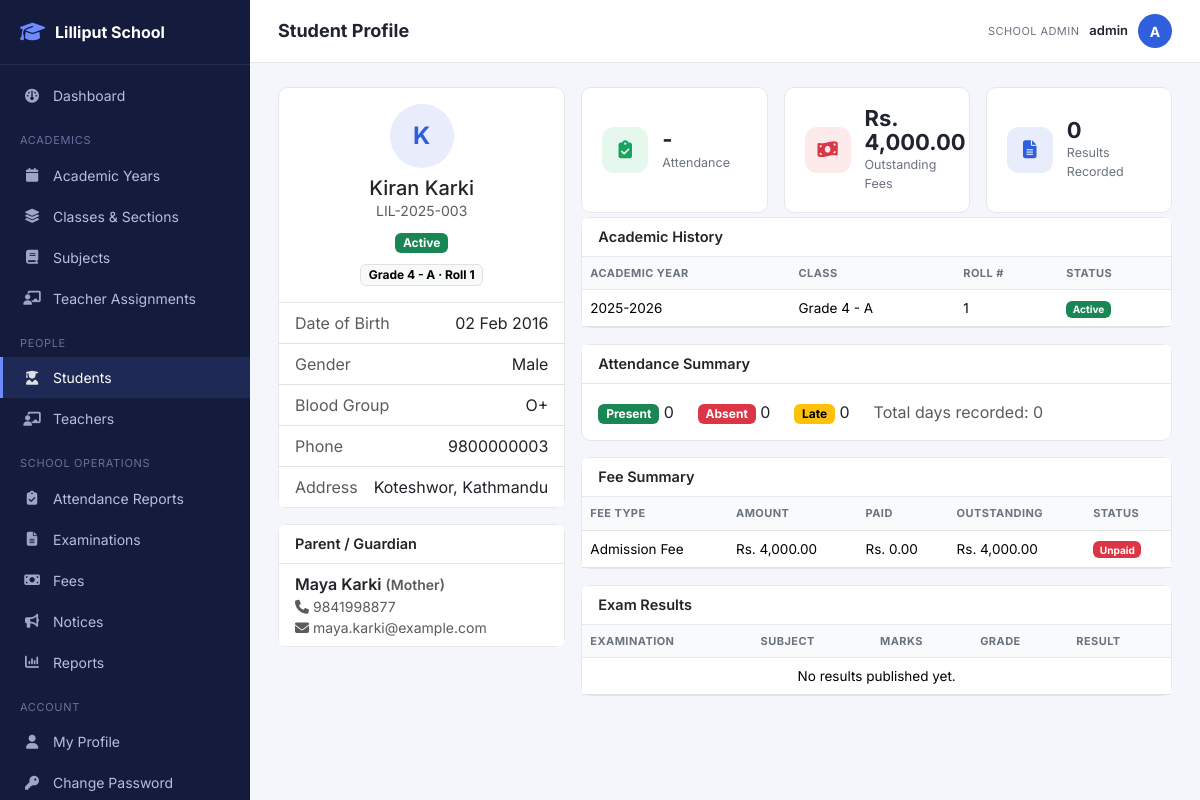
The app's page /admin/student_view.php?id=3 (signed in) with its own data.
### tables this page shows
CREATE TABLE students (
    id INT AUTO_INCREMENT PRIMARY KEY,
    user_id INT NULL UNIQUE,                
    admission_number VARCHAR(30) NOT NULL UNIQUE,
    first_name VARCHAR(60) NOT NULL,
    middle_name VARCHAR(60) NULL,
    last_name VARCHAR(60) NOT NULL,
    dob DATE NULL,
    gender ENUM('male','female','other') NOT NULL,
    blood_group VARCHAR(5) NULL,
    photo VARCHAR(255) NULL,
    address VARCHAR(255) NULL,
    phone VARCHAR(20) NULL,
    email VARCHAR(120) NULL,
    emergency_contact_name VARCHAR(100) NULL,
    emergency_contact_relation VARCHAR(40) NULL,
    emergency_contact_phone VARCHAR(20) NULL,
    status ENUM('active','inactive','transferred','graduated','left') NOT NULL DEFAULT 'active',
    created_at DATETIME NOT NULL DEFAULT CURRENT_TIMESTAMP,
    FOREIGN KEY (user_id) REFERENCES users(id) ON DELETE SET NULL
);

CREATE TABLE student_enrollments (
    id INT AUTO_INCREMENT PRIMARY KEY,
    student_id INT NOT NULL,
    academic_year_id INT NOT NULL,
    class_section_id INT NOT NULL,
    roll_number VARCHAR(10) NULL,
    admission_date DATE NULL,
    status ENUM('active','promoted','transferred','graduated','left') NOT NULL DEFAULT 'active',
    remarks VARCHAR(255) NULL,
    UNIQUE KEY uq_student_year (student_id, academic_year_id),
    FOREIGN KEY (student_id) REFERENCES students(id) ON DELETE CASCADE,
    FOREIGN KEY (academic_year_id) REFERENCES academic_years(id) ON DELETE CASCADE,
    FOREIGN KEY (class_section_id) REFERENCES class_sections(id) ON DELETE CASCADE
);

CREATE TABLE classes (
    id INT AUTO_INCREMENT PRIMARY KEY,
    name VARCHAR(30) NOT NULL UNIQUE,
    sort_order INT NOT NULL DEFAULT 0
);

CREATE TABLE sections (
    id INT AUTO_INCREMENT PRIMARY KEY,
    name VARCHAR(10) NOT NULL UNIQUE
);

CREATE TABLE student_guardians (
    id INT AUTO_INCREMENT PRIMARY KEY,
    student_id INT NOT NULL,
    guardian_id INT NOT NULL,
    relationship VARCHAR(30) NOT NULL DEFAULT 'Guardian',
    is_primary TINYINT(1) NOT NULL DEFAULT 1,
    UNIQUE KEY uq_student_guardian (student_id, guardian_id),
    FOREIGN KEY (student_id) REFERENCES students(id) ON DELETE CASCADE,
    FOREIGN KEY (guardian_id) REFERENCES guardians(id) ON DELETE CASCADE
);

CREATE TABLE guardians (
    id INT AUTO_INCREMENT PRIMARY KEY,
    user_id INT NULL UNIQUE,                
    first_name VARCHAR(60) NOT NULL,
    last_name VARCHAR(60) NOT NULL,
    phone VARCHAR(20) NULL,
    email VARCHAR(120) NULL,
    address VARCHAR(255) NULL,
    FOREIGN KEY (user_id) REFERENCES users(id) ON DELETE SET NULL
);

CREATE TABLE academic_years (
    id INT AUTO_INCREMENT PRIMARY KEY,
    name VARCHAR(20) NOT NULL UNIQUE,
    start_date DATE NOT NULL,
    end_date DATE NOT NULL,
    is_active TINYINT(1) NOT NULL DEFAULT 0
);

CREATE TABLE student_fees (
    id INT AUTO_INCREMENT PRIMARY KEY,
    student_id INT NOT NULL,
    fee_type_id INT NOT NULL,
    academic_year_id INT NOT NULL,
    amount DECIMAL(10,2) NOT NULL,
    discount DECIMAL(10,2) NOT NULL DEFAULT 0,
    fine DECIMAL(10,2) NOT NULL DEFAULT 0,
    due_date DATE NULL,
    status ENUM('unpaid','partial','paid') NOT NULL DEFAULT 'unpaid',
    created_at DATETIME NOT NULL DEFAULT CURRENT_TIMESTAMP,
    FOREIGN KEY (student_id) REFERENCES students(id) ON DELETE CASCADE,
    FOREIGN KEY (fee_type_id) REFERENCES fee_types(id) ON DELETE CASCADE,
    FOREIGN KEY (academic_year_id) REFERENCES academic_years(id) ON DELETE CASCADE,
    INDEX idx_fee_student_status (student_id, status)
);

CREATE TABLE fee_types (
    id INT AUTO_INCREMENT PRIMARY KEY,
    name VARCHAR(80) NOT NULL,
    description VARCHAR(255) NULL,
    status ENUM('active','inactive') NOT NULL DEFAULT 'active'
);

### admin/student_view.php (the view, shortened to what this page needs)
<?php
$id = (int)($_GET['id'] ?? 0);
$db = Database::connection();
$stmt = $db->prepare('SELECT * FROM students WHERE id = :id');
$stmt->execute(['id' => $id]);
$student = $stmt->fetch();
$history = $db->prepare("
    SELECT se.*, ay.name AS year_name, c.name AS class_name, sec.name AS section_name
    FROM student_enrollments se
    JOIN academic_years ay ON ay.id = se.academic_year_id
    JOIN class_sections cs ON cs.id = se.class_section_id
    JOIN classes c ON c.id = cs.class_id
    JOIN sections sec ON sec.id = cs.section_id
    WHERE se.student_id = :id
    ORDER BY ay.start_date ASC
");
$history->execute(['id' => $id]);
$history = $history->fetchAll();
$current = $history[count($history) - 1] ?? null;
$guardians = $db->prepare("
    SELECT g.*, sg.relationship, sg.is_primary
    FROM student_guardians sg JOIN guardians g ON g.id = sg.guardian_id
    WHERE sg.student_id = :id
");
$guardians->execute(['id' => $id]);
$guardians = $guardians->fetchAll();
$att = ['present' => 0, 'absent' => 0, 'late' => 0];
$attTotal = array_sum($att);
$attPct = $attTotal > 0 ? round(($att['present'] + $att['late']) / $attTotal * 100, 1) : null;
$fees = $db->prepare("
    SELECT sf.*, ft.name AS fee_type_name,
        (SELECT COALESCE(SUM(p.amount),0) FROM payments p WHERE p.student_fee_id = sf.id) AS paid
    FROM student_fees sf JOIN fee_types ft ON ft.id = sf.fee_type_id
    WHERE sf.student_id = :id ORDER BY sf.due_date
");
$fees->execute(['id' => $id]);
$fees = $fees->fetchAll();
$totalBilled = 0; $totalPaid = 0;
foreach ($fees as $f) {
    $totalBilled += $f['amount'] - $f['discount'] + $f['fine'];
    $totalPaid += $f['paid'];
}
$results = $db->prepare("
    SELECT e.name AS exam_name, subj.name AS subject_name, m.obtained_marks, m.grade, es.full_marks, es.pass_marks
    FROM marks m
    JOIN exam_schedule es ON es.id = m.exam_schedule_id
    JOIN exams e ON e.id = es.exam_id
    JOIN subjects subj ON subj.id = es.subject_id
    WHERE m.student_id = :id
    ORDER BY e.start_date DESC, subj.name
");
$results->execute(['id' => $id]);
$results = $results->fetchAll();
include __DIR__ . '/../includes/layout_start.php';
?>
<div class="row g-3">
    <div class="col-lg-4">
        <div class="card mb-3">
            <div class="card-body text-center">
                <div class="avatar-lg mx-auto mb-2"><?= e(strtoupper(substr($student['first_name'],0,1))) ?></div>
                <h5 class="mb-0"><?= e($student['first_name'] . ' ' . $student['last_name']) ?></h5>
                <div class="text-muted small mb-2"><?= e($student['admission_number']) ?></div>
                <?= status_badge($student['status']) ?>
                <?php if ($current): ?>
                    <div class="mt-2"><span class="badge text-bg-light border"><?= e($current['class_name'] . ' - ' . $current['section_name']) ?> &middot; Roll <?= e($current['roll_number'] ?? '-') ?></span></div>
                <?php endif; ?>
            </div>
            <ul class="list-group list-group-flush">
                <li class="list-group-item d-flex justify-content-between"><span class="text-muted">Date of Birth</span> <?= format_date($student['dob']) ?></li>
                <li class="list-group-item d-flex justify-content-between"><span class="text-muted">Gender</span> <?= e(ucfirst($student['gender'])) ?></li>
                <li class="list-group-item d-flex justify-content-between"><span class="text-muted">Blood Group</span> <?= e($student['blood_group'] ?? '-') ?></li>
                <li class="list-group-item d-flex justify-content-between"><span class="text-muted">Phone</span> <?= e($student['phone'] ?? '-') ?></li>
                <li class="list-group-item d-flex justify-content-between"><span class="text-muted">Address</span> <span class="text-end"><?= e($student['address'] ?? '-') ?></span></li>
            </ul>
        </div>
        <div class="card">
            <div class="card-header">Parent / Guardian</div>
            <ul class="list-group list-group-flush">
                <?php foreach ($guardians as $g): ?>
                    <li class="list-group-item">
                        <div class="fw-semibold"><?= e($g['first_name'] . ' ' . $g['last_name']) ?> <span class="text-muted small">(<?= e($g['relationship']) ?>)</span></div>
                        <div class="small text-muted"><i class="fa-solid fa-phone me-1"></i><?= e($g['phone'] ?? '-') ?></div>
                        <div class="small text-muted"><i class="fa-solid fa-envelope me-1"></i><?= e($g['email'] ?? '-') ?></div>
                    </li>
                <?php endforeach; ?>
            </ul>
        </div>
    </div>
    <div class="col-lg-8">
        <div class="row g-3 mb-1">
            <div class="col-md-4">
                <div class="stat-card"><div class="stat-icon" style="background:#e6f7ee;color:#1aa260"><i class="fa-solid fa-clipboard-check"></i></div>
                <div><div class="stat-value"><?= $attPct !== null ? $attPct . '%' : '-' ?></div><div class="stat-label">Attendance</div></div></div>
            </div>
            <div class="col-md-4">
                <div class="stat-card"><div class="stat-icon" style="background:#fdeaea;color:#d9364a"><i class="fa-solid fa-money-bill-wave"></i></div>
                <div><div class="stat-value"><?= format_money(max(0,$totalBilled-$totalPaid)) ?></div><div class="stat-label">Outstanding Fees</div></div></div>
            </div>
            <div class="col-md-4">
                <div class="stat-card"><div class="stat-icon" style="background:#e8ecfb;color:#2f5fdc"><i class="fa-solid fa-file-lines"></i></div>
                <div><div class="stat-value"><?= count($results) ?></div><div class="stat-label">Results Recorded</div></div></div>
            </div>
        </div>
        <div class="card mb-3">
            <div class="card-header">Academic History</div>
            <div class="table-responsive">
                <table class="table mb-0">
                    <thead><tr><th>Academic Year</th><th>Class</th><th>Roll #</th><th>Status</th></tr></thead>
                    <tbody>
                    <?php foreach (array_reverse($history) as $h): ?>
                        <tr>
                            <td><?= e($h['year_name']) ?></td>
                            <td><?= e($h['class_name'] . ' - ' . $h['section_name']) ?></td>
                            <td><?= e($h['roll_number'] ?? '-') ?></td>
                            <td><?= status_badge($h['status']) ?></td>
                        </tr>
                    <?php endforeach; ?>
                    </tbody>
                </table>
            </div>
        </div>
        <div class="card mb-3">
            <div class="card-header">Attendance Summary</div>
            <div class="card-body">
                <div class="d-flex gap-4 flex-wrap">
                    <div><span class="badge text-bg-success">Present</span> <?= $att['present'] ?></div>
                    <div><span class="badge text-bg-danger">Absent</span> <?= $att['absent'] ?></div>
                    <div><span class="badge text-bg-warning">Late</span> <?= $att['late'] ?></div>
                    <div class="text-muted">Total days recorded: <?= $attTotal ?></div>
                </div>
            </div>
        </div>
        <div class="card mb-3">
            <div class="card-header">Fee Summary</div>
            <div class="table-responsive">
                <table class="table mb-0">
                    <thead><tr><th>Fee Type</th><th>Amount</th><th>Paid</th><th>Outstanding</th><th>Status</th></tr></thead>
                    <tbody>
                    <?php foreach ($fees as $f): $net = $f['amount']-$f['discount']+$f['fine']; ?>
                        <tr>
                            <td><?= e($f['fee_type_name']) ?></td>
                            <td><?= format_money($net) ?></td>
                            <td><?= format_money($f['paid']) ?></td>
                            <td><?= format_money(max(0,$net-$f['paid'])) ?></td>
                            <td><?= status_badge($f['status']) ?></td>
                        </tr>
                    <?php endforeach; ?>
                    </tbody>
                </table>
            </div>
        </div>
        <div class="card">
            <div class="card-header">Exam Results</div>
            <div class="table-responsive">
                <table class="table mb-0">
                    <thead><tr><th>Examination</th><th>Subject</th><th>Marks</th><th>Grade</th><th>Result</th></tr></thead>
                    <tbody>
                    <?php if (empty($results)): ?><tr><td colspan="5" class="empty-state">No results published yet.</td></tr><?php endif; ?>
                    </tbody>
                </table>
            </div>
        </div>
    </div>
</div>
<?php include __DIR__ . '/../includes/layout_end.php'; ?>

### core/helpers.php (shortened to what this page needs)
<?php
function e(?string $value): string
{
    return htmlspecialchars((string)($value ?? ''), ENT_QUOTES, 'UTF-8');
}
function format_date(?string $date, string $fmt = 'd M Y'): string
{
    $d = DateTime::createFromFormat('Y-m-d', substr($date, 0, 10));
    return $d ? $d->format($fmt) : $date;
}
function format_money(float $amount): string
{
    return 'Rs. ' . number_format($amount, 2);
}
function status_badge(string $status): string
{
    $map = [
        'active' => 'success', 'present' => 'success', 'paid' => 'success', 'pass' => 'success',
        'inactive' => 'secondary', 'left' => 'secondary',
        'absent' => 'danger', 'unpaid' => 'danger', 'fail' => 'danger',
        'late' => 'warning', 'partial' => 'warning', 'pending' => 'warning',
        'transferred' => 'info', 'graduated' => 'primary',
        'submitted' => 'info', 'checked' => 'primary',
        'approved' => 'success', 'rejected' => 'danger',
        'upcoming' => 'info', 'ongoing' => 'warning', 'completed' => 'secondary', 'result_published' => 'success',
    ];
    $color = $map[$status] ?? 'secondary';
    return '<span class="badge text-bg-' . $color . '">' . e(ucfirst($status)) . '</span>';
}

### assets/css/style.css (style rules this page uses)
:root { --sidebar-width: 250px; --brand-color: #2f5fdc; --brand-color-dark: #1e3fa0; --bg-soft: #f4f6fb; --text-muted: #6b7280; --border-color: #e5e7eb; --radius: 10px; }
* { box-sizing: border-box; }
body { font-family: 'Inter', -apple-system, BlinkMacSystemFont, sans-serif; background: var(--bg-soft); color: #1f2430; margin: 0; }
.stat-card { background: #fff; border-radius: var(--radius); padding: 18px 20px; border: 1px solid var(--border-color); display: flex; align-items: center; gap: 14px; height: 100%; }
.stat-icon { width: 46px; height: 46px; border-radius: 12px; display: flex; align-items: center; justify-content: center; font-size: 18px; flex-shrink: 0; }
.stat-value { font-size: 22px; font-weight: 700; line-height: 1.1; }
.stat-label { font-size: 12.5px; color: var(--text-muted); margin-top: 2px; }
.card { border: 1px solid var(--border-color); border-radius: var(--radius); }
.card-header { background: #fff; border-bottom: 1px solid var(--border-color); font-weight: 600; font-size: 14.5px; }
.table { font-size: 13.5px; }
.table thead th { background: #f9fafc; text-transform: uppercase; font-size: 11px; letter-spacing: .04em; color: var(--text-muted); font-weight: 700; border-bottom: 1px solid var(--border-color); }
.table td { vertical-align: middle; }
.empty-state { text-align: center; padding: 50px 20px; color: var(--text-muted); }
.avatar-lg { width: 64px; height: 64px; border-radius: 50%; background: #e8ecfb; color: var(--brand-color); display: flex; align-items: center; justify-content: center; font-weight: 700; font-size: 24px; }

### records on screen
students: first_name "K", first_name+last_name "Kiran Karki", admission_number "LIL-2025-003", status "Active", dob "02 Feb 2016", gender "Male", blood_group "O+", phone "9800000003", address "Koteshwor, Kathmandu"
student_enrollments: classes.name "Grade 4 - A", roll_number "1", academic_year.name "2025-2026", status "Active"
student_guardians: guardian.last_name "Maya Karki", relationship "Mother", guardian.phone "9841998877", guardian.email "maya.karki@example.com"
student_fees: fee_type.name "Admission Fee", format_money($net) "Rs. 4,000.00", paid "Rs. 0.00", paid "Rs. 4,000.00", status "Unpaid"

### other values on screen
$label "Dashboard Academic Years Classes & Sections Subjects Teacher Assignments Students Teachers Attendance Reports Examinations Fees Notices Reports My Profile Change Password"
$pageTitle "Student Profile"
role_label(Auth::role()) "SCHOOL ADMIN"
Auth::username() "admin"
substr(Auth::username(), 0, 1) "A"
format_money(max(0,$totalBilled-$totalPaid)) "Rs. 4,000.00"
count($results) "0"
$att['present'] "0"
$att['absent'] "0"
$att['late'] "0"
$attTotal "0"
